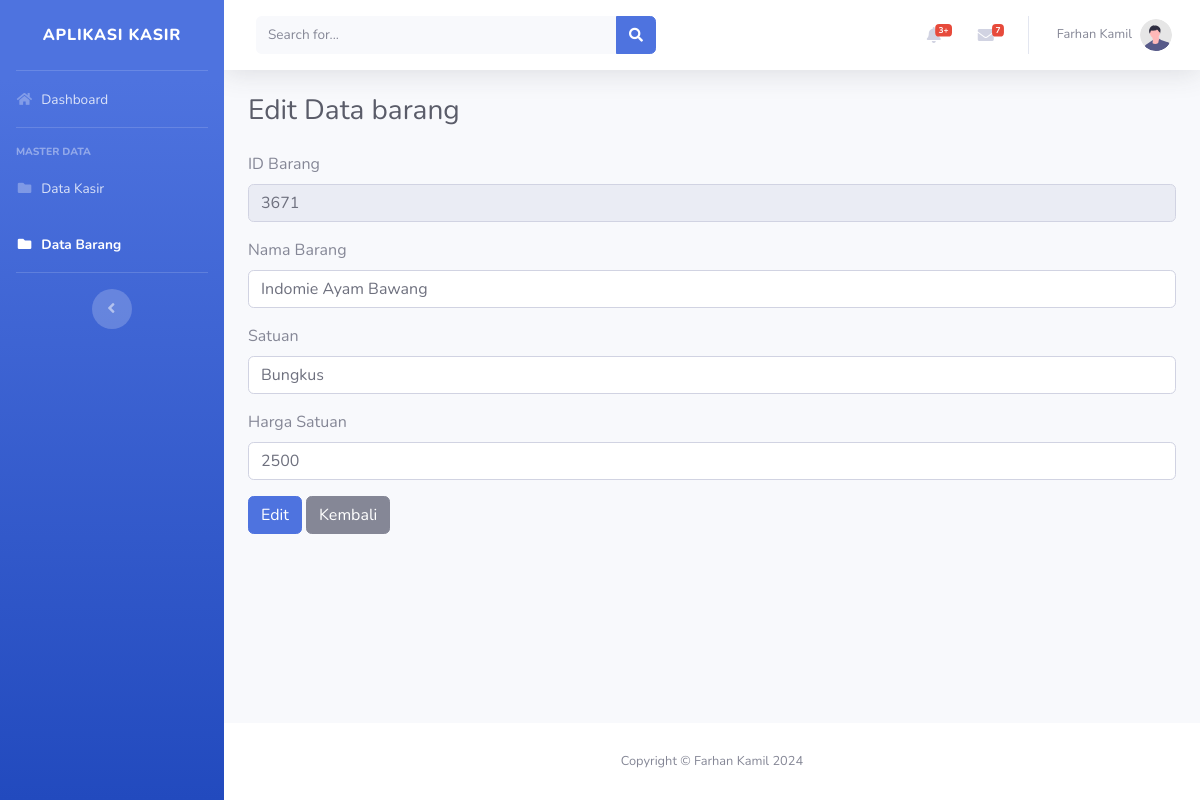
The page /admin/edit_barang.php?ID_Barang=3671 on the database its author committed.
### tables this page shows
CREATE TABLE `barang` (
  `ID_Barang` int(11) NOT NULL,
  `NamaBarang` varchar(30) NOT NULL,
  `Satuan` char(20) NOT NULL,
  `HargaSatuan` float NOT NULL
);

### db.php (called while the page is built, shortened)
<?php
class db
{
    private $koneksi;
    function __construct()
    {
        $this->koneksi = new mysqli("localhost", "root", "", "db_kasir");
    }
    function getIdBarang($ID_Barang)
    {
        return $this->koneksi->query("SELECT * FROM barang WHERE ID_Barang = '$ID_Barang'")->fetch_assoc();
    }
}

### admin/edit_barang.php (the view, shortened to what this page needs)
<?php
include("../db.php");
$database = new db();
$barang = $database->getIdBarang($_GET['ID_Barang'] ?? '');
?>
<?php
include "../templates/header.php";
include "../templates/sidebar.php";
include "../templates/topbar.php";
?>
<div class="container-fluid">
    <h1 class="h3 mb-4 text-gray-800">Edit Data barang</h1>
    <form method="post" action="">
        <div class="form-group">
            <label for="ID_Barang">ID Barang</label>
            <input type="text" class="form-control" id="ID_Barang" name="ID_Barang" value="<?= $barang['ID_Barang']; ?>" readonly>
        </div>
        <div class="form-group">
            <label for="NamaBarang">Nama Barang</label>
            <input type="text" class="form-control" id="NamaBarang" name="NamaBarang" value="<?= $barang['NamaBarang']; ?>">
        </div>
        <div class="form-group">
            <label for="Satuan">Satuan</label>
            <input type="text" class="form-control" id="Satuan" name="Satuan" value="<?= $barang['Satuan']; ?>">
        </div>
        <div class="form-group">
            <label for="HargaSatuan">Harga Satuan</label>
            <input type="text" class="form-control" id="HargaSatuan" name="HargaSatuan" value="<?= $barang['HargaSatuan']; ?>">
        </div>
        <button type="submit" class="btn btn-primary">Edit</button>
        <a href="barang.php" class="btn btn-secondary">Kembali</a>
    </form>
</div>
</div>
<?php
include "../templates/footer.php";
?>

### rows shown on the page
barang: ID_Barang "3671", NamaBarang "Indomie Ayam Bawang", Satuan "Bungkus", HargaSatuan "2500"
